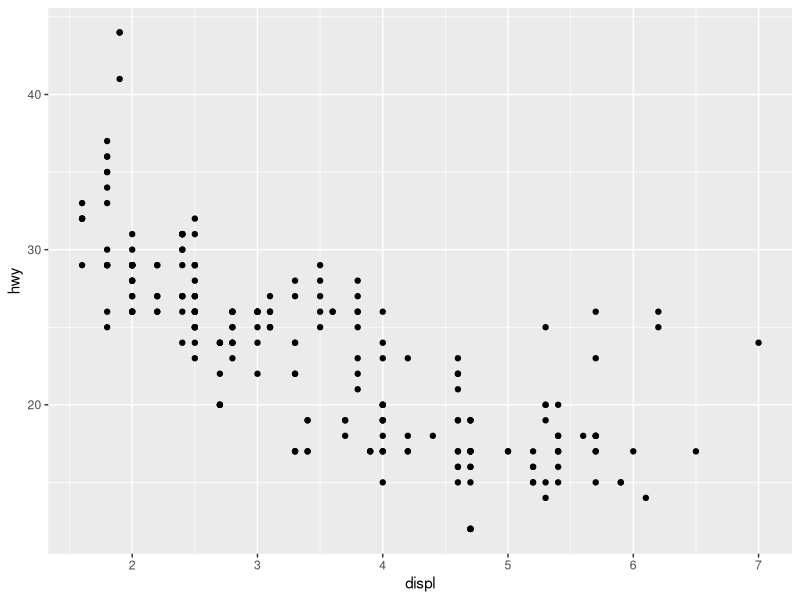
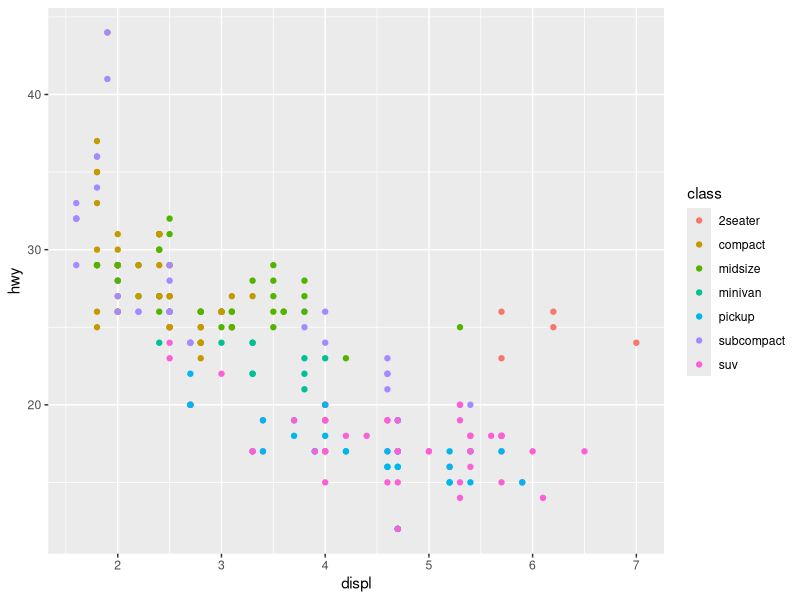
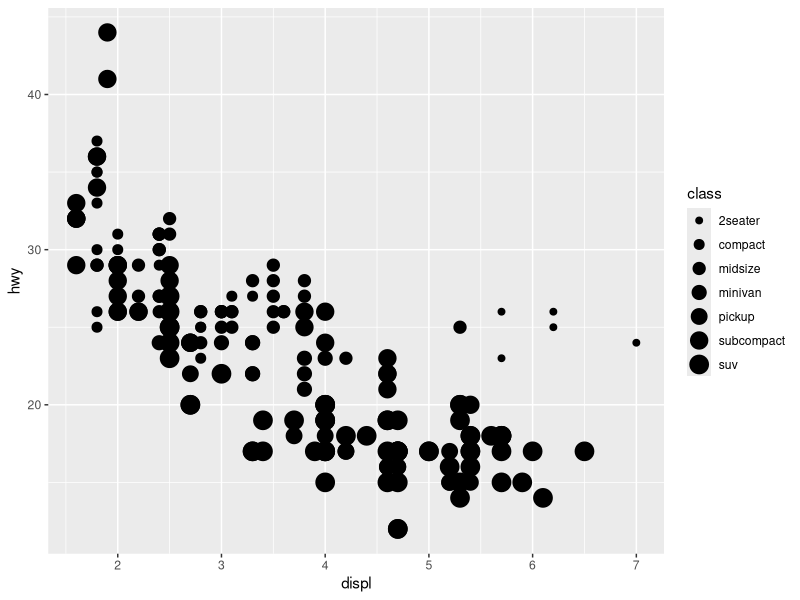
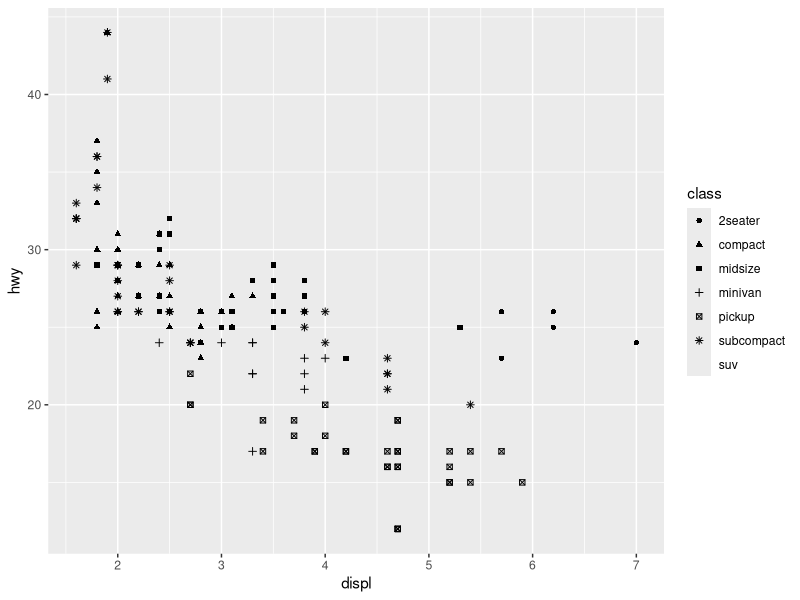
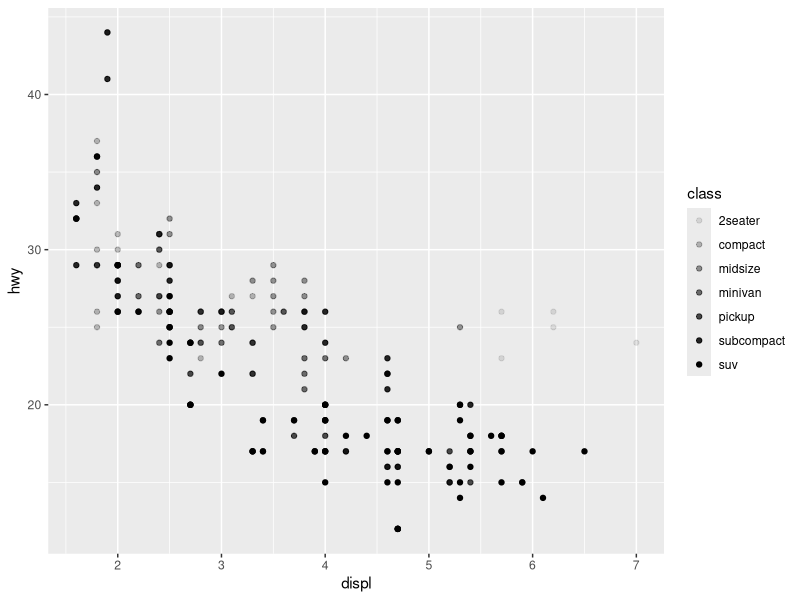
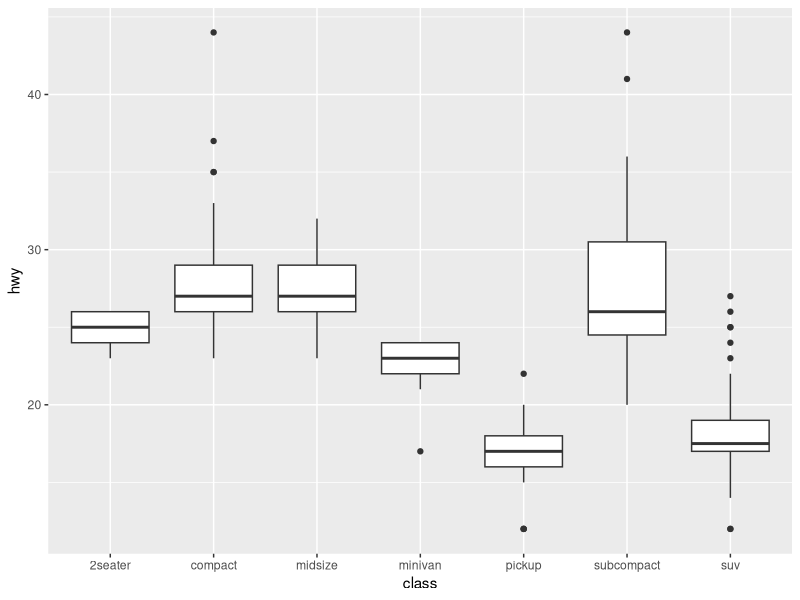
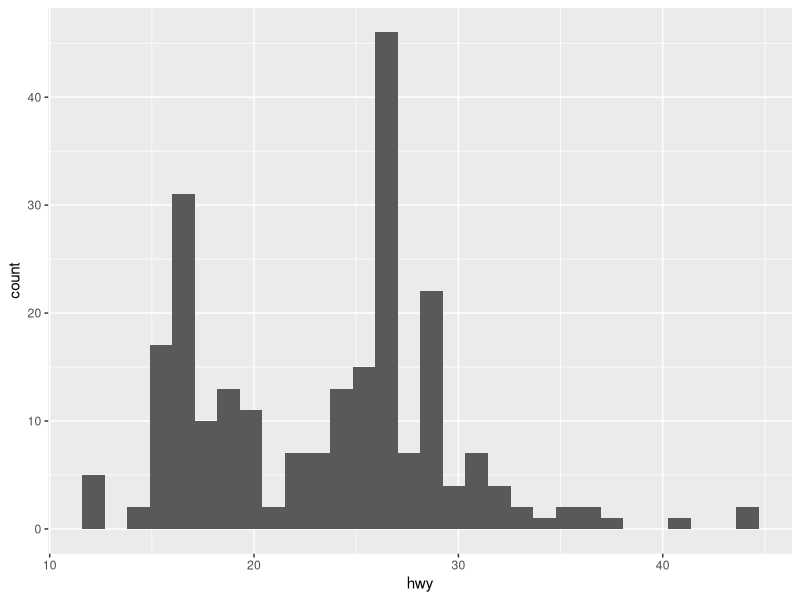
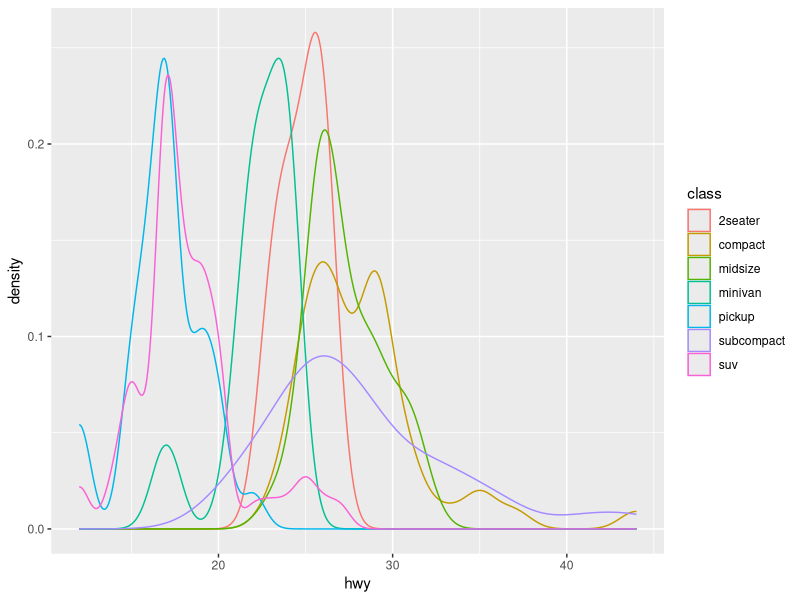

These figures' R source, in order:
## ---- chunk 1
library(tidyverse)
## ---- chunk 2
mpg
## ---- chunk 3
ggplot(data = mpg) +
  geom_point(mapping = aes(x = displ, y = hwy))
## ---- chunk 4
ggplot(mpg) + geom_point(aes(x = displ, y = hwy, color = class))
ggplot(mpg) + geom_point(aes(x = displ, y = hwy, size = class))
ggplot(mpg) + geom_point(aes(x = displ, y = hwy, shape = class))
ggplot(mpg) + geom_point(aes(x = displ, y = hwy, alpha = class))
## ---- chunk 5
ggplot(data = mpg) +
  geom_boxplot(mapping = aes(x = class, y = hwy))
## ---- chunk 6
ggplot(data = mpg) +
  geom_histogram(mapping = aes(x = hwy))
## ---- chunk 7
ggplot(data = mpg) +
  geom_density(mapping = aes(x = hwy, color = class))
## ---- chunk 8
ggplot(data = mpg) +
  geom_bar(mapping = aes(x = class, fill = class))
## ---- chunk 9
ggplot(mpg) + 
  geom_point(aes(displ, hwy)) +
  geom_smooth(aes(displ, hwy))
## ---- chunk 10
getwd()
## ---- chunk 11
ggsave("my-last-plot.png")
